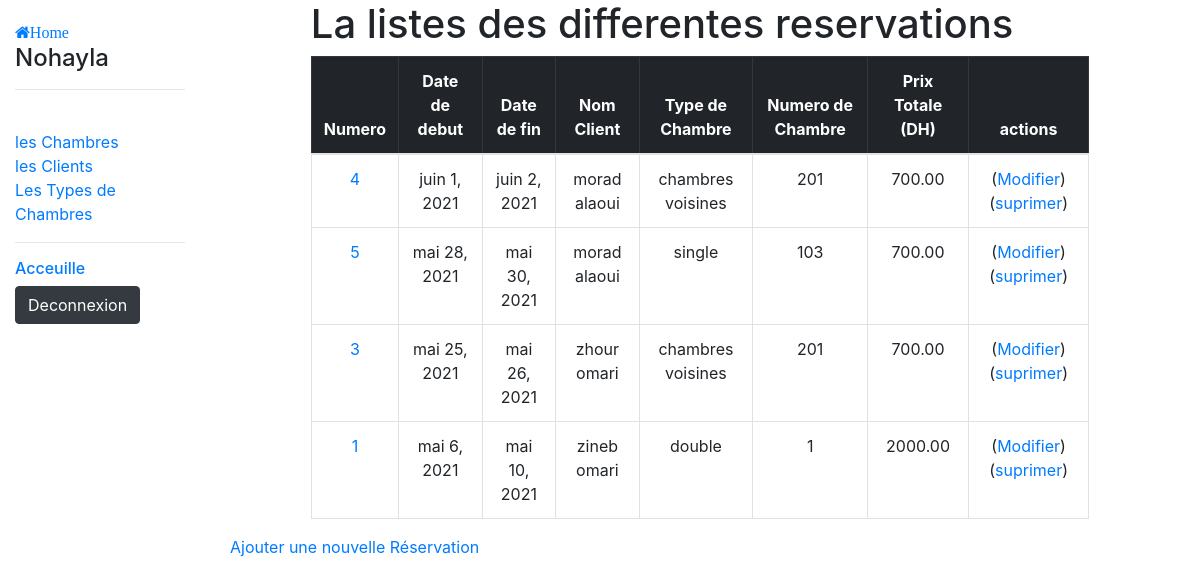
The app's page /GestionHotel/reservations (signed in) with its own data.
### GestionHotel/models.py (models this page shows, shortened)
class Employee(AbstractUser):
    first_name = models.CharField(max_length=100)
    last_name = models.CharField(max_length=100)
    phone_number = PhoneField(blank=True, help_text='numero de telephone')
    email_employee = models.EmailField(blank=True, null=True)

class Reservation(models.Model):
    id_reservation = models.BigAutoField(primary_key=True)
    start_date = models.DateField(auto_now=False, auto_now_add=False)
    end_date = models.DateField(auto_now=False, auto_now_add=False)
    client_id = models.ForeignKey(Client, on_delete=models.CASCADE)
    chambre_id = models.ForeignKey(Chamber, on_delete=models.CASCADE)
    class Meta:
        ordering = ['-end_date']
    @property
    def days(self):
        return (self.end_date - self.start_date).days

class Client(models.Model):
    SEX = (
        ('M', 'Male'),
        ('F', 'Female'),
    )
    ID = (
        ('PS', 'Passport'),
        ('IC', 'Identity Card'),
    )
    first_name = models.CharField(max_length=60)
    last_name = models.CharField(max_length=60)
    sex = models.CharField(max_length=1, choices=SEX)
    birth_date = models.DateField(auto_now=False, auto_now_add=False)
    phone_number = PhoneField(blank=True, help_text='numero de telephone') #par pip instal phonefield
    email_client = models.EmailField(blank=True, null=True)
    identificator_type = models.CharField(max_length=2, choices=ID)
    id_number = models.CharField(max_length=10, unique=True)
    class Meta:
        ordering = ['last_name']
    def __str__(self):
        return '%s %s'%(self.first_name, self.last_name)

class Chamber(models.Model):
    chamber_number = models.IntegerField()
    chamber_type = models.ForeignKey(ChamberType, on_delete=models.CASCADE)
    chamber_stage = models.IntegerField()
    chamber_phone = PhoneField(blank=True, help_text='numero de telephone de la chambre')
    chamber_reserved = models.BooleanField(null=True, default=False)
    chamber_cleaned = models.BooleanField(null=True, default=True)
    class Meta:
        ordering = ['chamber_stage','chamber_number']

class ChamberType(models.Model):
    type_name = models.CharField(max_length=60)
    type_price = models.DecimalField(max_digits=6, decimal_places=2)
    class Meta:
        ordering = ['type_name']
    def __str__(self):
        return self.type_name

### GestionHotel/views.py (the view)
# urls.py: path('reservations', views.ReservationsListView.as_view(), name= 'all-reservations'),
class ReservationsListView(LoginRequiredMixin, generic.ListView):
    model = Reservation

### GestionHotel/templates/GestionHotel/reservation_list.html (shortened to what this page needs)
{% extends "base_generic.html" %}
{% load mathfilters %}
    {% block content %}
    <div class="container-fluid  ">
      <div class="row justify-content-center align-items-center">
        <div class="col-sm-10">
    <h1>La listes des differentes reservations </h1>
          <table border="2" class="table text-center table-hover table-bordered caption-top">
            <thead class="table-dark">
              <tr>
                <th> Numero </th>
                <th> Date de debut </th>
                <th> Date de fin </th>
                <th> Nom Client </th>
                <th> Type de Chambre </th>
                <th> Numero de Chambre </th>
                <th> Prix Totale (DH) </th>
                <th colspan="2"> actions     </th>
              </tr>
            </thead>
            <tbody>
              {% for reservation in reservation_list %}
              <tr>
                <td><a href=" {% url 'GestionHotel:reservation-detail' reservation.id_reservation %} ">{{reservation.id_reservation}}</a> </td>
                <td>{{reservation.start_date}}</td>
                <td>{{reservation.end_date}}</td>
                <td>{{reservation.client_id}}</td>
                <td>{{reservation.chambre_id.chamber_type}}</td>
                <td>{{reservation.chambre_id.chamber_number}}</td>
                <td>{{ reservation.days|mul:reservation.chambre_id.chamber_type.type_price }}</td>
                <td colspan="2">(<a href=" {% url 'GestionHotel:reservation-update' reservation.id_reservation %} ">Modifier</a>)   (<a href=" {% url 'GestionHotel:reservation-delete' reservation.id_reservation %} ">suprimer</a>)</td>
              </tr>
              {% endfor %}
            </tbody>
          </table>
        </div>
        <div class="container">
          <p> <a href="{% url 'GestionHotel:reservation-creation' %}"> Ajouter une nouvelle Réservation </a></p>
        </div>
      </div>
    </div>
{% endblock content %}

### GestionHotel/templates/base_generic.html (shortened to what this page needs)
<!DOCTYPE html>
<html lang="fr">
<head>
  <link rel="stylesheet" href="https://stackpath.bootstrapcdn.com/bootstrap/4.1.3/css/bootstrap.min.css">
  <link rel="stylesheet" href="https://cdnjs.cloudflare.com/ajax/libs/font-awesome/4.7.0/css/font-awesome.min.css">
  {% load static %}
  <link rel="stylesheet" href="{% static 'css/styles.css' %}">
</head>
<body>
  <div class="container-fluid">
    <div class="row">
      <div class="col-sm-2">
          {% block sidebar %}
           <ul class="sidebar-nav">
               <li><a href="{% url 'GestionHotel:home' %}"><i class="fa fa-home">Home</i></a></li>
               <h4>{{ user.username }}</h4>
               <hr><br>
               <li><a href="{% url 'GestionHotel:all-chambers' %}">les Chambres</a></li>
               <li><a href="{% url 'GestionHotel:all-clients' %}">les Clients</a></li>
               <li><a href="{% url 'GestionHotel:all-chambertypes' %}">Les Types de Chambres </a></li>
           </ul>
           <strong> <hr> </strong>
           <h6> <a href="{% url 'GestionHotel:index' %}">Acceuille</a> </h6>
           <h6> <strong> <a  class="btn btn-dark" href="{% url 'logout' %}"> Deconnexion</a> </strong> </h6>
          {% endblock %}
      </div>
         <div class="col-sm-10 ">
             {% block content %}
             {% endblock %}
         </div>
    </div>
  </div>
</body>
</html>

### GestionHotel/static/css/styles.css (style rules this page uses)
.sidebar-nav { margin-top: 20px; padding: 0; list-style: none; }

### records on screen
Employee: username "Nohayla"
Reservation: id_reservation "4", start_date "juin 1, 2021", end_date "juin 2, 2021", client_id "morad alaoui", chambre_id.chamber_type "chambres voisines", chambre_id.chamber_number "201", days|mul "700.00"
Reservation: id_reservation "5", start_date "mai 28, 2021", end_date "mai 30, 2021", client_id "morad alaoui", chambre_id.chamber_type "single", chambre_id.chamber_number "103", days|mul "700.00"
Reservation: id_reservation "3", start_date "mai 25, 2021", end_date "mai 26, 2021", client_id "zhour omari", chambre_id.chamber_type "chambres voisines", chambre_id.chamber_number "201", days|mul "700.00"
Reservation: id_reservation "1", start_date "mai 6, 2021", end_date "mai 10, 2021", client_id "zineb omari", chambre_id.chamber_type "double", chambre_id.chamber_number "1", days|mul "2000.00"
